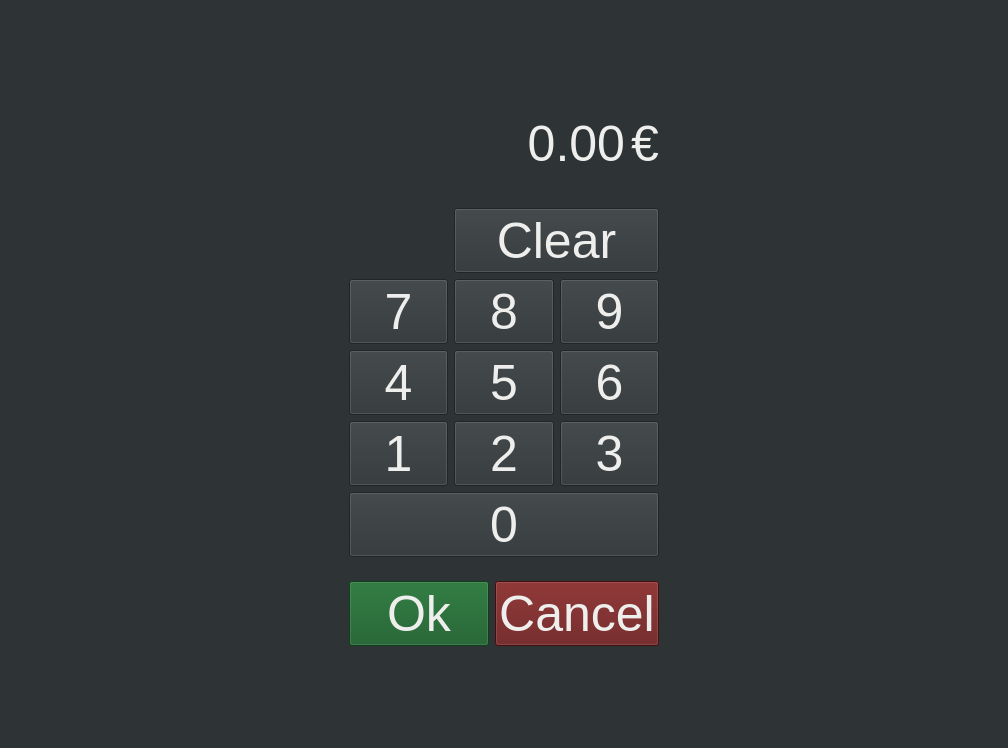
<?xml version="1.0" encoding="UTF-8"?>
<ui version="4.0">
 <class>Form</class>
 <widget class="QWidget" name="Form">
  <property name="geometry">
   <rect>
    <x>0</x>
    <y>0</y>
    <width>1008</width>
    <height>748</height>
   </rect>
  </property>
  <property name="windowTitle">
   <string>Form</string>
  </property>
  <property name="styleSheet">
   <string notr="true">background-color: rgb(46, 52, 54);
color: rgb(238, 238, 236);
font-size:50px;</string>
  </property>
  <layout class="QGridLayout" name="gridLayout_2">
   <item row="0" column="1">
    <spacer name="verticalSpacer_2">
     <property name="orientation">
      <enum>Qt::Vertical</enum>
     </property>
     <property name="sizeHint" stdset="0">
      <size>
       <width>20</width>
       <height>40</height>
      </size>
     </property>
    </spacer>
   </item>
   <item row="3" column="1">
    <widget class="QWidget" name="widget_2" native="true">
     <layout class="QGridLayout" name="gridLayout_3">
      <item row="0" column="0">
       <widget class="QPushButton" name="Ok">
        <property name="styleSheet">
         <string notr="true">background-color: rgb(18, 88, 35);</string>
        </property>
        <property name="text">
         <string>Ok</string>
        </property>
       </widget>
      </item>
      <item row="0" column="1">
       <widget class="QPushButton" name="Cancel">
        <property name="styleSheet">
         <string notr="true">background-color: rgb(100, 19, 19);</string>
        </property>
        <property name="text">
         <string>Cancel</string>
        </property>
       </widget>
      </item>
     </layout>
    </widget>
   </item>
   <item row="2" column="1">
    <widget class="QWidget" name="widget" native="true">
     <layout class="QGridLayout" name="gridLayout">
      <item row="1" column="3">
       <widget class="QPushButton" name="num9">
        <property name="text">
         <string>9</string>
        </property>
       </widget>
      </item>
      <item row="3" column="2">
       <widget class="QPushButton" name="num2">
        <property name="text">
         <string>2</string>
        </property>
       </widget>
      </item>
      <item row="2" column="1">
       <widget class="QPushButton" name="num4">
        <property name="text">
         <string>4</string>
        </property>
       </widget>
      </item>
      <item row="2" column="3">
       <widget class="QPushButton" name="num6">
        <property name="text">
         <string>6</string>
        </property>
       </widget>
      </item>
      <item row="4" column="1" colspan="3">
       <widget class="QPushButton" name="num0">
        <property name="text">
         <string>0</string>
        </property>
       </widget>
      </item>
      <item row="1" column="1">
       <widget class="QPushButton" name="num7">
        <property name="text">
         <string>7</string>
        </property>
       </widget>
      </item>
      <item row="3" column="1">
       <widget class="QPushButton" name="num1">
        <property name="text">
         <string>1</string>
        </property>
       </widget>
      </item>
      <item row="1" column="2">
       <widget class="QPushButton" name="num8">
        <property name="text">
         <string>8</string>
        </property>
       </widget>
      </item>
      <item row="2" column="2">
       <widget class="QPushButton" name="num5">
        <property name="text">
         <string>5</string>
        </property>
       </widget>
      </item>
      <item row="3" column="3">
       <widget class="QPushButton" name="num3">
        <property name="text">
         <string>3</string>
        </property>
       </widget>
      </item>
      <item row="0" column="2" colspan="2">
       <widget class="QPushButton" name="Clear">
        <property name="text">
         <string>Clear</string>
        </property>
       </widget>
      </item>
     </layout>
    </widget>
   </item>
   <item row="4" column="1">
    <spacer name="verticalSpacer">
     <property name="orientation">
      <enum>Qt::Vertical</enum>
     </property>
     <property name="sizeHint" stdset="0">
      <size>
       <width>20</width>
       <height>40</height>
      </size>
     </property>
    </spacer>
   </item>
   <item row="2" column="2">
    <spacer name="horizontalSpacer_2">
     <property name="orientation">
      <enum>Qt::Horizontal</enum>
     </property>
     <property name="sizeHint" stdset="0">
      <size>
       <width>40</width>
       <height>20</height>
      </size>
     </property>
    </spacer>
   </item>
   <item row="1" column="1">
    <widget class="QWidget" name="widget_3" native="true">
     <property name="minimumSize">
      <size>
       <width>0</width>
       <height>100</height>
      </size>
     </property>
     <layout class="QGridLayout" name="gridLayout_4">
      <item row="0" column="1">
       <widget class="QLabel" name="label">
        <property name="sizePolicy">
         <sizepolicy hsizetype="Minimum" vsizetype="Preferred">
          <horstretch>0</horstretch>
          <verstretch>0</verstretch>
         </sizepolicy>
        </property>
        <property name="styleSheet">
         <string notr="true"/>
        </property>
        <property name="text">
         <string>€</string>
        </property>
       </widget>
      </item>
      <item row="0" column="0">
       <widget class="QLabel" name="AmountLabel">
        <property name="sizePolicy">
         <sizepolicy hsizetype="Expanding" vsizetype="Preferred">
          <horstretch>0</horstretch>
          <verstretch>0</verstretch>
         </sizepolicy>
        </property>
        <property name="text">
         <string>0.00</string>
        </property>
        <property name="alignment">
         <set>Qt::AlignRight|Qt::AlignTrailing|Qt::AlignVCenter</set>
        </property>
       </widget>
      </item>
     </layout>
    </widget>
   </item>
   <item row="2" column="0">
    <spacer name="horizontalSpacer">
     <property name="orientation">
      <enum>Qt::Horizontal</enum>
     </property>
     <property name="sizeHint" stdset="0">
      <size>
       <width>323</width>
       <height>20</height>
      </size>
     </property>
    </spacer>
   </item>
  </layout>
 </widget>
 <resources/>
 <connections/>
</ui>
